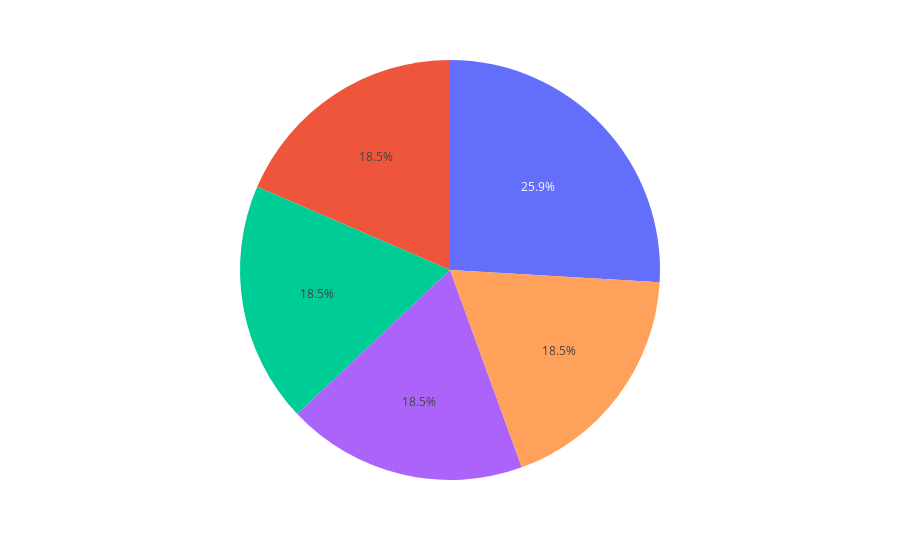

This figure's notebook cell:
### Code cell
model_df = df['model_name'].value_counts().sort_values(ascending=False).head().reset_index()
px.pie(model_df,values='count',color='model_name')
# model_df

### Figure 1 — Plotly figure (JSON) as saved in the notebook; plotly's stock layout.template omitted (floating-point values rounded to 4 significant figures)
{"data": [{"customdata": [["dell latitude 3420 laptop"], ["acer aspire 3 a315-58 laptop"], ["dell inspiron 3511 laptop"], ["infinix inbook x2 plus xl25 laptop"], ["dell g15-5525 gaming laptop"]], "domain": {"x": [0, 1], "y": [0, 1]}, "hovertemplate": "count=%{value}<br>model_name=%{customdata[0]}<extra></extra>", "legendgroup": "", "marker": {"colors": ["#636efa", "#EF553B", "#00cc96", "#ab63fa", "#FFA15A"]}, "name": "", "showlegend": false, "type": "pie", "values": [7, 5, 5, 5, 5]}], "layout": {"legend": {"tracegroupgap": 0}, "margin": {"t": 60}}}
